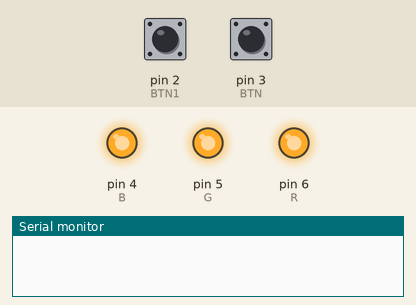
The sketch below on a simulated Arduino Uno, built with avr-gcc and run on an emulated ATmega328P. Parts: output pins drawn as LEDs (lit = HIGH), the last lines printed to the serial monitor. Dashed ring = blinking. The test bench sets the inputs (shaded band); at power-on: pin 2 (BTN1) HIGH, pin 3 (BTN) HIGH. Random numbers use the default seed unless the sketch sets one.

Above: at 1.2 s.
1.3 s: pin 2 (BTN1) pulled LOW for 0.15 s
At 7.3 s:
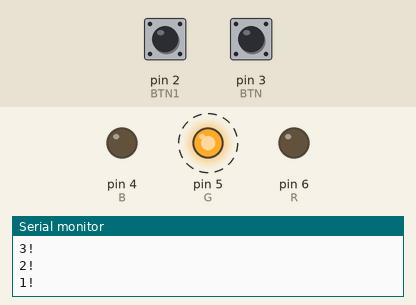
7.4 s: pin 2 (BTN1) pulled LOW for 1 s
At 8.3 s:
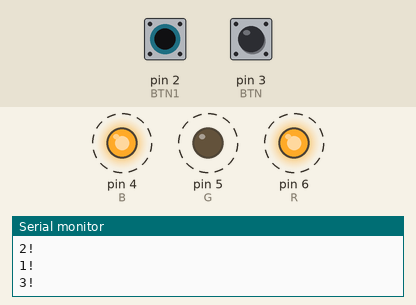
11.4 s: pin 2 (BTN1) pulled LOW for 3.2 s
Timing chart, 0 to 14.4 s (numbered marks = the images above; inputs shaded):
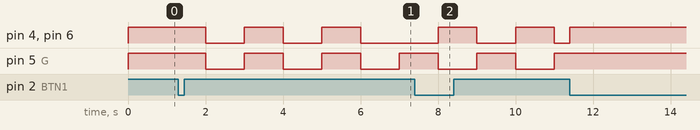

Measured:
- after the input at 1.3 s, pin 4 (B), pin 5 (G), pin 6 (R): alternates HIGH for 1.0 s and LOW for 1.0 s, starting after 0.70 s
- after the input at 7.4 s, pin 4 (B), pin 5 (G), pin 6 (R): alternates HIGH for 1.0 s and LOW for 1.0 s, starting after 0.60 s

The sketch:

main.ino
```cpp
#include <Arduino.h>

#define R 6
#define G 5
#define B 4
#define BTN1 2
#define BTN 3

volatile bool blinking = false;
volatile int blinkCount = 0;
volatile int countdownNumber = 3;
volatile int runda = 0;

String text;
String cuvant;
String cuvinte[] = {"parc", "rosie", "portocala", "zombie", "machiaje", "ciocolata", "cafenea"};
int nrcuv = sizeof(cuvinte) / sizeof(cuvinte[0]);

unsigned long startTime;
unsigned long timerDuration;
bool timerRunning = false;


unsigned long easyTimerDuration = 10000;
unsigned long mediumTimerDuration = 7000;
unsigned long hardTimerDuration = 5000;


ISR(TIMER1_COMPA_vect) {
  if (blinking) {

    digitalWrite(R, digitalRead(R) ^ 1);
    digitalWrite(G, digitalRead(G) ^ 1);
    digitalWrite(B, digitalRead(B) ^ 1);


    if (countdownNumber > 0) {
      Serial.print(countdownNumber);
      Serial.println("!");
      countdownNumber--;
    }

    blinkCount++;


    if (blinkCount >= 6) {
      blinking = false;
      blinkCount = 0;
      countdownNumber = 3;
      digitalWrite(G, HIGH);
      digitalWrite(R, LOW);
      digitalWrite(B, LOW);
    }
  }
}

void CheckSwitch() {
  blinking = !blinking;
  if (!blinking) {
    blinkCount = 0;
    countdownNumber = 3;
    digitalWrite(R, HIGH);
    digitalWrite(G, HIGH);
    digitalWrite(B, HIGH);
  }
}

void checkrunda() {
  if (!blinking) {
    runda++;
    switch (runda % 3) {
      case 0:
        Serial.println("Easy mode on!");
        timerDuration = easyTimerDuration;
        break;
      case 1:
        Serial.println("Medium mode on!");
        timerDuration = mediumTimerDuration;
        break;
      case 2:
        Serial.println("Hard mode on!");
        timerDuration = hardTimerDuration;
        break;
    }
  }


  if (digitalRead(BTN1) == LOW) {
    runda = 0;
    Serial.println("GAME OVER");
    nrcuv = sizeof(cuvinte) / sizeof(cuvinte[0]);
    blinking = false;
  }
}

void afiseazaCuvantAleator() {
  if (nrcuv > 0) {
    int indexAleator = random(nrcuv);
    cuvant = cuvinte[indexAleator];
    Serial.println(cuvant);
    cuvinte[indexAleator] = cuvinte[nrcuv - 1];
    nrcuv--;
    startTime = millis();
    timerRunning = true;
  }
}

void citire() {
  while (Serial.available() > 0) {
    char c = Serial.read();
    if (c == '\n' || c == '\r') {
      text.trim();
      if (text == cuvant) {
        Serial.println("Corect! Generăm un alt cuvânt...");
        text = "";
        afiseazaCuvantAleator();
        timerRunning = true;
      } else {
        text = "";
      }
    } else {
      text += c;
    }
  }
}

void setup() {
  pinMode(R, OUTPUT);
  pinMode(G, OUTPUT);
  pinMode(B, OUTPUT);
  pinMode(BTN1, INPUT_PULLUP);
  pinMode(BTN, INPUT_PULLUP);
  digitalWrite(R, HIGH);
  digitalWrite(G, HIGH);
  digitalWrite(B, HIGH);

  Serial.begin(9600);


  noInterrupts();
  TCCR1A = 0;
  TCCR1B = 0;
  TCNT1 = 0;
  OCR1A = 15624;
  TCCR1B |= (1 << WGM12);
  TCCR1B |= (1 << CS12) | (1 << CS10);  // Prescaler 1024
  TIMSK1 |= (1 << OCIE1A);
  interrupts();

  attachInterrupt(digitalPinToInterrupt(BTN), checkrunda, FALLING);
  attachInterrupt(digitalPinToInterrupt(BTN1), CheckSwitch, FALLING);
  randomSeed(analogRead(0));


  timerDuration = easyTimerDuration;
}

void loop() {
  if (!blinking && nrcuv > 0) {
    citire();


    if (timerRunning && (millis() - startTime >= timerDuration)) {
      Serial.println("Timpul a expirat! Generăm un alt cuvânt...");
      text = "";
      afiseazaCuvantAleator();
      startTime = millis();
    }
  } else if (nrcuv <= 0) {
    Serial.println("Jocul s-a terminat");
    blinking = false;
    nrcuv = sizeof(cuvinte) / sizeof(cuvinte[0]);
  }
}
```
